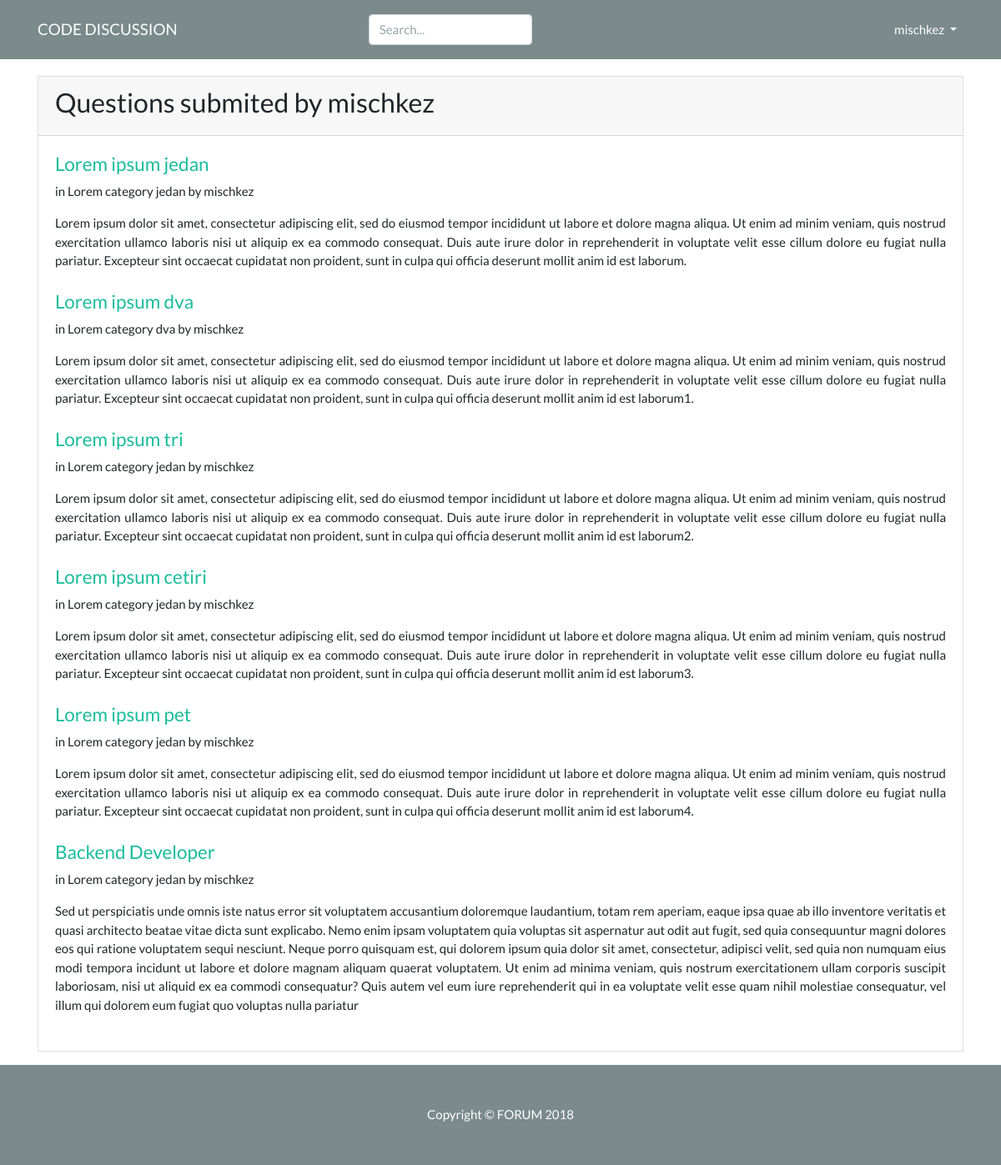
The app's page /profiles/mischkez (signed in) with its own data.
### accounts/models.py (models this page shows, shortened)
class Profile(models.Model):
    user = models.OneToOneField(User, on_delete=models.CASCADE)
    slug = models.SlugField(null=True, blank=True)
    bio = models.TextField(max_length=140, blank=True)
    avatar = models.ImageField(upload_to='avatars/', default='avatars/no-img.png')
    city = models.CharField(max_length=50, blank=True)
    state = models.CharField(max_length=50, blank=True)
    birthday = models.DateField(null=True, blank=True)
    joined = models.DateTimeField(auto_now_add=True)

### questions/models.py (models this page shows, shortened)
class Question(models.Model):
    category = models.ForeignKey(
        Category, on_delete=models.CASCADE, related_name='questions')
    owner = models.ForeignKey(
        User, on_delete=models.CASCADE, related_name='questions')
    title = models.CharField(max_length=150, unique=True)
    slug = models.SlugField(max_length=150, unique=True, editable=False)
    content = models.TextField(blank=False, unique=True)
    created_at = models.DateTimeField(auto_now_add=True)
    updated_at = models.DateTimeField(auto_now=True)
    solved = models.BooleanField(default=False)
    likes = GenericRelation('Like')
    def get_absolute_url(self):
        return reverse('question', kwargs={'slug': self.slug})
    class Meta:
        get_latest_by = "-pk"

class Category(models.Model):
    title = models.CharField(max_length=150, unique=True)
    slug = models.SlugField(max_length=150, unique=True, editable=False)
    description = models.CharField(max_length=300)
    created_at = models.DateTimeField(auto_now_add=True)
    updated_at = models.DateTimeField(auto_now=True)
    def __str__(self):
        return self.title
    class Meta:
        verbose_name_plural = "Categories"

### accounts/views.py (the view)
# urls.py: path('profiles/<slug:slug>', ProfileDetailView.as_view(), name='profile'),
class ProfileDetailView(DetailView):
    model = Profile
    template_name = 'accounts/profile.html'

### templates/accounts/profile.html (shortened to what this page needs)
{% extends 'base.html' %}
{% block content %}
  <div class="card card-primary mb-3">
    <div class="card-header">
      <h3>Questions submited by {{ profile.user }}</h3>
    </div>
    <div class="card-body">
      {% for question in profile.user.questions.all %}
        <article class="mb-4">
          <a href="{{ question.get_absolute_url }}">
            <h4>{{ question.title }}</h4>
          </a>
          <p>in {{ question.category }} by {{ question.owner }}  </p>
          <div class="">
            {{ question.content }}
          </div>
        </article>
      {% endfor %}
    </div>
  </div>
{% endblock %}

### templates/_navbar.html (shortened to what this page needs)
<nav class="navbar navbar-expand-lg navbar-dark bg-dark">
  <div class="container">
    <a class="navbar-brand" href="/">CODE DISCUSSION</a>
    <div class="collapse navbar-collapse" id="navbarColor01">
      <div class="mx-auto">
        <form class="form-inline" method="GET" action="{% url 'search' %}">
          <div class="input-group">
            <input name="q" class="form-control" type="text" placeholder="Search...">
          </div>
        </form>
      </div>
      <ul class="navbar-nav ml-auto">
        <li class="nav-item dropdown">
          {% if request.user.is_authenticated %}
            <a class="nav-link dropdown-toggle" href="#" id="navbardrop" data-toggle="dropdown">
              {{ request.user }}
            </a>
          {% endif %}
        </li>
      </ul>
    </div>
  </div>
</nav>

### assets/css/custom.css (style rules this page uses)
html { height: 100%; box-sizing: border-box; }
body { position: relative; margin: 0; padding-bottom: 6rem; min-height: 100%; text-align: justify; }
.input-group { max-height: 40px; }
.card-primary { margin-top: 20px; }
.card { border-radius: 0%; }

### records on screen
Profile: user "mischkez"
Question: title "Lorem ipsum jedan", category "Lorem category jedan", owner "mischkez", content "Lorem ipsum dolor sit amet, consectetur adipiscing elit, sed do eiusmod tempor incididunt ut labore et dolore magna aliqua. Ut enim ad minim veniam, quis nostrud exercitation ullamco laboris nisi ut aliquip ex ea commodo consequat. Duis aute irure dolor in reprehenderit in voluptate velit esse cillum dolore eu fugiat nulla pariatur. Excepteur sint occaecat cupidatat non proident, sunt in culpa qui officia deserunt mollit anim id est laborum."
Question: title "Lorem ipsum dva", category "Lorem category dva", owner "mischkez", content "Lorem ipsum dolor sit amet, consectetur adipiscing elit, sed do eiusmod tempor incididunt ut labore et dolore magna aliqua. Ut enim ad minim veniam, quis nostrud exercitation ullamco laboris nisi ut aliquip ex ea commodo consequat. Duis aute irure dolor in reprehenderit in voluptate velit esse cillum dolore eu fugiat nulla pariatur. Excepteur sint occaecat cupidatat non proident, sunt in culpa qui officia deserunt mollit anim id est laborum1."
Question: title "Lorem ipsum tri", category "Lorem category jedan", owner "mischkez", content "Lorem ipsum dolor sit amet, consectetur adipiscing elit, sed do eiusmod tempor incididunt ut labore et dolore magna aliqua. Ut enim ad minim veniam, quis nostrud exercitation ullamco laboris nisi ut aliquip ex ea commodo consequat. Duis aute irure dolor in reprehenderit in voluptate velit esse cillum dolore eu fugiat nulla pariatur. Excepteur sint occaecat cupidatat non proident, sunt in culpa qui officia deserunt mollit anim id est laborum2."
Question: title "Lorem ipsum cetiri", category "Lorem category jedan", owner "mischkez", content "Lorem ipsum dolor sit amet, consectetur adipiscing elit, sed do eiusmod tempor incididunt ut labore et dolore magna aliqua. Ut enim ad minim veniam, quis nostrud exercitation ullamco laboris nisi ut aliquip ex ea commodo consequat. Duis aute irure dolor in reprehenderit in voluptate velit esse cillum dolore eu fugiat nulla pariatur. Excepteur sint occaecat cupidatat non proident, sunt in culpa qui officia deserunt mollit anim id est laborum3."
Question: title "Lorem ipsum pet", category "Lorem category jedan", owner "mischkez", content "Lorem ipsum dolor sit amet, consectetur adipiscing elit, sed do eiusmod tempor incididunt ut labore et dolore magna aliqua. Ut enim ad minim veniam, quis nostrud exercitation ullamco laboris nisi ut aliquip ex ea commodo consequat. Duis aute irure dolor in reprehenderit in voluptate velit esse cillum dolore eu fugiat nulla pariatur. Excepteur sint occaecat cupidatat non proident, sunt in culpa qui officia deserunt mollit anim id est laborum4."
Question: title "Backend Developer", category "Lorem category jedan", owner "mischkez", content "Sed ut perspiciatis unde omnis iste natus error sit voluptatem accusantium doloremque laudantium, totam rem aperiam, eaque ipsa quae ab illo inventore veritatis et quasi architecto beatae vitae dicta sunt explicabo. Nemo enim ipsam voluptatem quia voluptas sit aspernatur aut odit aut fugit, sed quia consequuntur magni dolores eos qui ratione voluptatem sequi nesciunt. Neque porro quisquam est, qui dolorem ipsum quia dolor sit amet, consectetur, adipisci velit, sed quia non numquam eius modi tempora incidunt ut labore et dolore magnam aliquam quaerat voluptatem. Ut enim ad minima veniam, quis nostrum exercitationem ullam corporis suscipit laboriosam, nisi ut aliquid ex ea commodi…"

### other values on screen
{{ request.user }} "mischkez"
